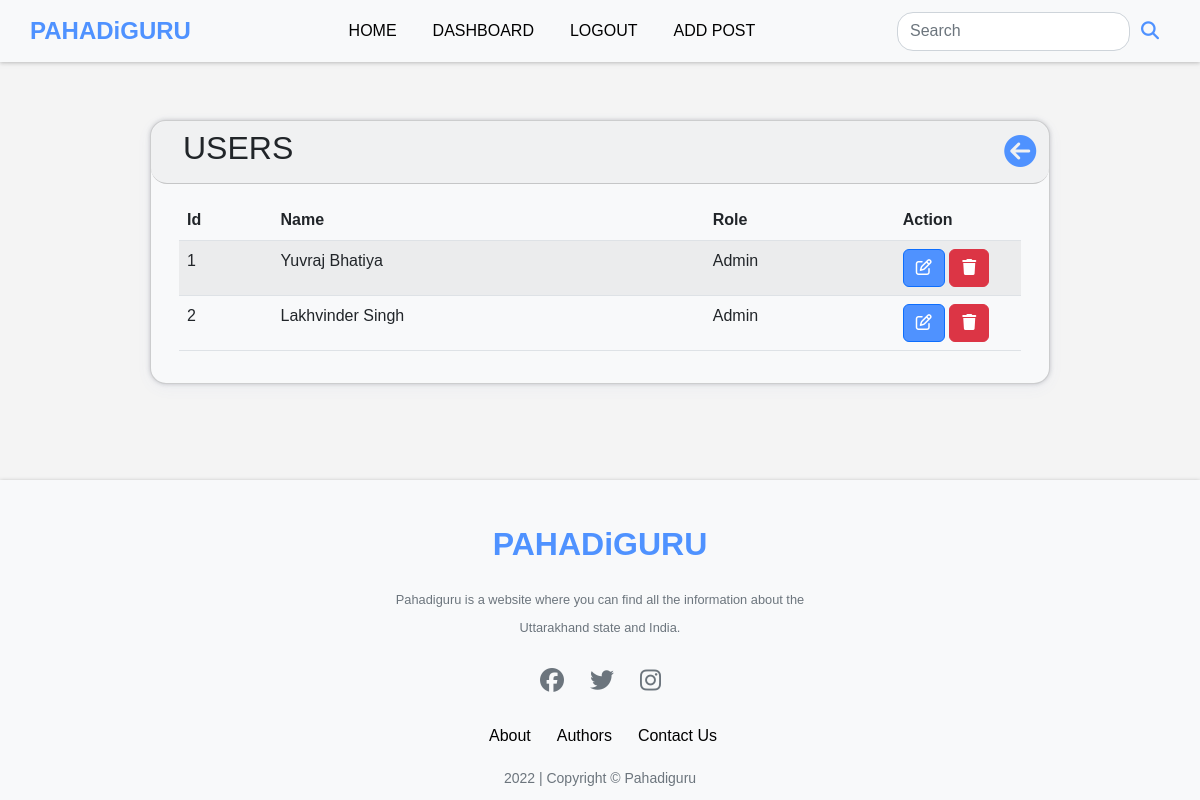
Screenshot of /admin_all_users (signed in) with the database file from the repository.
### app.py (models this page shows)
class Users(db.Model, UserMixin):
    id = db.Column(db.Integer, primary_key=True)
    first_name = db.Column(db.String(50), nullable=False)
    last_name = db.Column(db.String(50), nullable=False)
    email = db.Column(db.String(150), nullable=False,unique=True)
    phone = db.Column(db.String(50), nullable=True,default="None")
    date_added = db.Column(db.Date, default=date.today)
    about_author = db.Column(db.String(500), nullable=True,default="None")
    security_question = db.Column(db.String(50), nullable=True)
    security_answer = db.Column(db.String(50), nullable=True)
    password_hash = db.Column(db.String(128))
    role = db.Column(db.String(10), default='User')
    posts = db.relationship('Posts', backref='poster')
    likes=db.relationship('Likes',backref='user',passive_deletes=True)
    profile_pic=db.Column(db.String(), nullable=True , default="default.jpg")

### app.py (the view)
@app.route('/admin_all_users', methods=['GET', 'POST'])
@login_required
def admin_all_users():
    users = Users.query.all()
    return render_template('admin_all_users.html',users=users)

### app.py (called while the page is built)
@login_manager.user_loader
def load_user(user_id):
    return Users.query.get(int(user_id))

### templates/admin_all_users.html (shortened to what this page needs)
{% extends 'base.html' %}  {% block content %}
 {% if current_user.is_authenticated and ((current_user.role == 'Admin')) %}
<br /><br /><br /><br /><br />
<div
  class="card rounded-4 m-auto w-75"
  style="
    box-shadow: rgba(67, 71, 85, 0.27) 0px 0px 0.25em,
      rgba(90, 125, 188, 0.05) 0px 0.25em 1em;
    background-color: #f8f9fa;
  "
>
  <div
    class="card-header rounded-4"
    style="display: flex; justify-content: space-between; align-items: center"
  >
    <div>
      <h2 class="text-uppercase font-weight-bold" style="margin-left: 1rem">
        Users
      </h2>
    </div>
    <a href="{{url_for('dashboard')}}"
      ><i
        class="fa-solid fa-circle-arrow-left"
        style="font-size: 2rem; margin-left: 10%; color: #4f92ff"
      ></i
    ></a>
  </div>
  <div class="card-body rounded-4">
    <div class="container">
      <div class="row">
        <div class="col rounded-4" style="min-width: 10.125rem">
          <table class="table table-striped">
            <thead>
              <tr>
                <th>Id</th>
                <th>Name</th>
                <th>Role</th>
                <th style="width: 15%">Action</th>
              </tr>
            </thead>
            <tbody>
              {% for user in users %}
              <tr>
                <td>{{user.id}}</td>
                <td>{{user.first_name}} {{user.last_name}}</td>
                <td>{{user.role}}</td>
                <td>
                  <a
                    href="{{url_for('admin_edit_user',id=user.id)}}"
                    class="btn btn-primary" style="background-color: #4f92ff"
                    ><i class="fa-regular fa-pen-to-square"></i
                  ></a>
                  <a
                    onclick="return confirm('Are you sure you want to delete this user?');"
                    href="{{url_for('admin_delete_user',id=user.id)}}"
                    class="btn btn-danger"
                    ><i class="fas fa-trash"></i
                  ></a>
                </td>
              </tr>
              {% endfor %}
            </tbody>
          </table>
        </div>
      </div>
    </div>
  </div>
</div>
<br /><br />
{% endif %}
<br />
<br />
{% endblock %}

### rows the page displays
Users: id "1", first_name "Yuvraj", last_name "Bhatiya", role "Admin"
Users: id "2", first_name "Lakhvinder", last_name "Singh", role "Admin"
